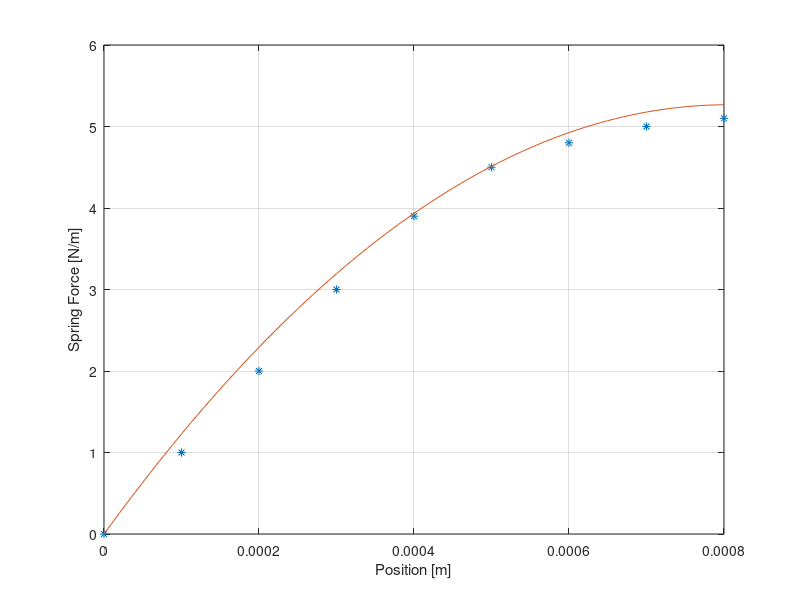

Source code (MATLAB):
%LSM with Simulek

Fs=[0 1 2 3 3.9 4.5 4.8 5 5.1]';
h=[0 1e-4 2e-4 3e-4 4e-4 5e-4 6e-4 7e-4 8e-4]';
X2=[h.^2 h ones(1,9)'] ;
% poloynomial of the second order
Theta=inv(X2'*X2)*X2'*Fs;


hs=[0:1e-5:8e-4];
%Fs_app=Theta(1)*hs.^2+Theta(2)*hs+Theta(3);
Fs_app=Theta(1)*hs.^2+Theta(2)*hs 
%The above line with Theta(3)=0 
%constrained the first point to fit the line

plot(h,Fs,'*');
hold;
plot(hs,Fs_app);

grid;
xlabel('Position [m]');
ylabel('Spring Force [N/m]');

%put in a function(fcn) in simulek.
%doubled-clicked the fcn to turn it in a m file.
%in the m file, make changes to see changes in Simulek.

%When seeing differnce graph in simulek, first try to zoom.